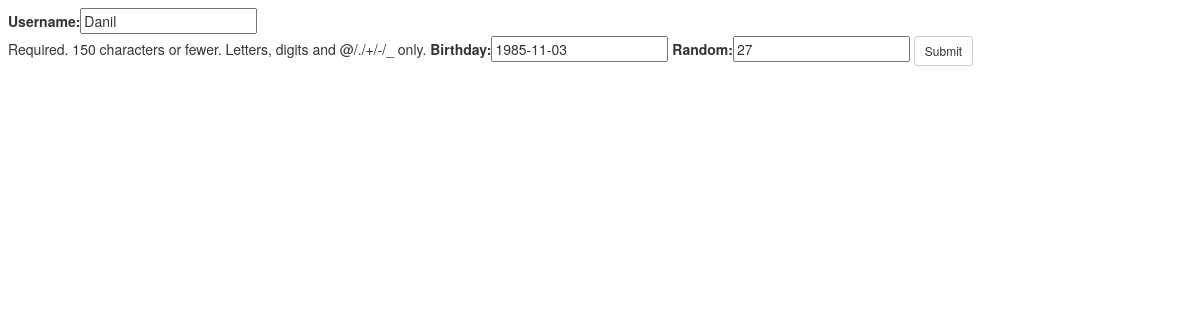
The app's page /edit/21 with its own data.
### milo_task/account/models.py (models this page shows)
class User(AbstractUser):
    birthday = models.DateField(null=True, blank=True)
    random = models.IntegerField(auto_created=True, default=randint(0, 100))
    REQUIRED_FIELDS = ['birthday', 'random']

### milo_task/account/views.py (the view)
# urls.py: url(r'^edit/(?P<user_id>\d+)$', 'milo_task.account.views.edit'),
def edit(request, user_id):
    user = User.objects.get(id=user_id)
    if request.method == 'POST':
        form = UserForm(request.POST, instance=user)
        if form.is_valid():
            form.save()
            return redirect(reverse(display, args=(user.id, )))
    else:
        form = UserForm(instance=user)
    data = {
        'user': user,
        'form': form
    }
    return render(request, "account/edit.html", data)

### milo_task/account/forms.py
class UserForm(forms.ModelForm):
    class Meta:
        model = User
        fields = ('username', 'birthday', 'random')

### milo_task/account/templates/account/edit.html (shortened to what this page needs)
{% extends 'base.html' %}
{% load bootstrap %}
{% block content %}
 <form action="" method="POST">
  {{ form|bootstrap }}
  <button type="submit" class="btn btn-default btn-sm">Submit</button>
 </form>
{% endblock %}

### milo_task/account/templates/base.html (style rules this page uses)
body { margin: 8px; }

### records on screen
User: username "Danil", birthday "1985-11-03", random "27"
